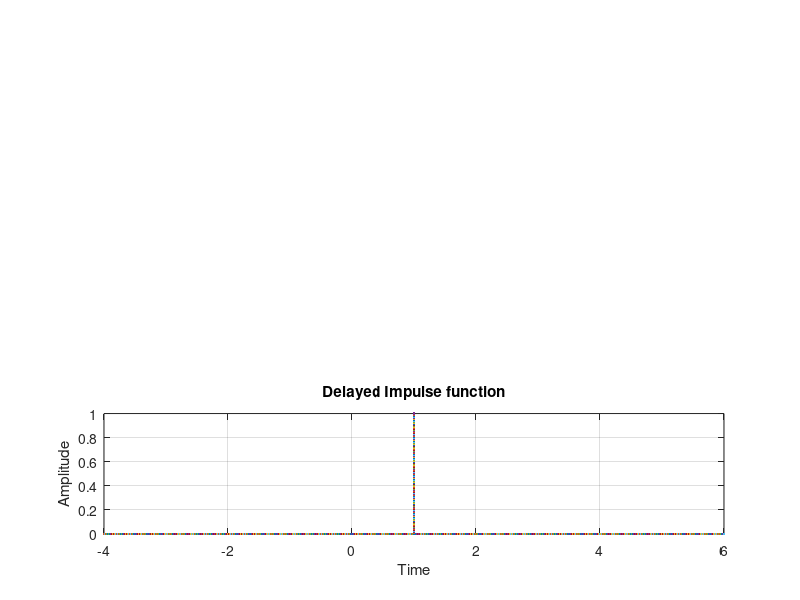

Write the MATLAB code that produced this figure.
T = input("Enter the time : ");

subplot(3,1,3)

t = -T : 0.005 : T;
y = 0;
plot(t+1,y)
hold on

y = 0 : 0.005 : 1;
t = 1;
plot(t,y)
hold on

grid on

xlabel("Time")
ylabel("Amplitude")
title("Delayed Impulse function")
